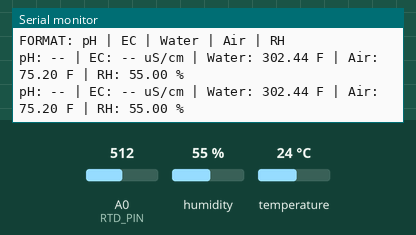
This sketch was run on a simulated Arduino Mega 2560, built with avr-gcc and run on an emulated ATmega2560. Parts: the last lines printed to the serial monitor. Wiring (inferred from the names in the program): HTU21/Si7021 sensor at I2C address 0x40. The inputs (shaded band) are chosen by the test bench; at power-on: humidity 55 %, A0 (RTD_PIN) = 512, temperature 24 °C.

Above: at 3.2 s.
3.3 s: humidity set to 22 %
At 4.6 s:
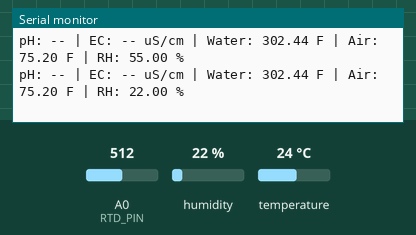
4.8 s: A0 (RTD_PIN) set to 716
At 5.6 s:
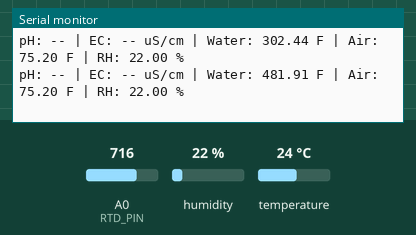
6.3 s: temperature set to 12 °C
At 7.6 s:
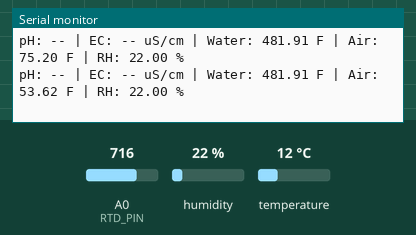
7.8 s: A0 (RTD_PIN) set to 900
At 8.9 s:
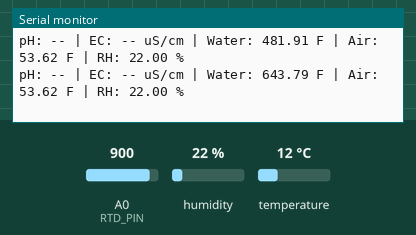
9.3 s: humidity set to 40 %
At 10.5 s:
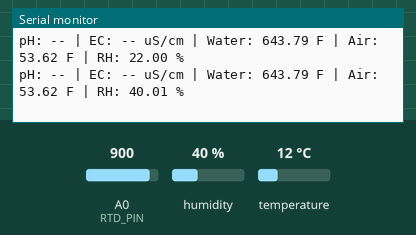
Timing chart, 0 to 11.8 s (numbered marks = the images above; inputs shaded):
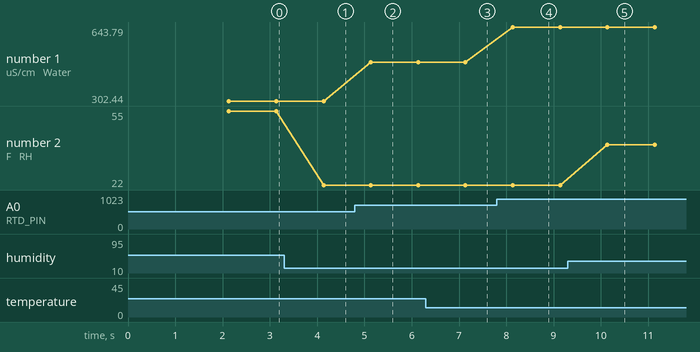

The sketch:

All-Tests.ino
```cpp
#include <Wire.h>

// ================= USER SETTINGS =================
#define PRINT_FAHRENHEIT 1

// Measure your actual 5V rail if possible
const float VREF = 5.00;

// ---- RTD CALIBRATION (YOU MUST SET THESE) ----
// Start with these placeholders.
// After calibration, replace them with computed values.
float RTD_M = 100.0;   // °C per volt  (placeholder)
float RTD_B = -100.0;  // °C offset    (placeholder)

// ================= PINS / ADDRESSES =================
const int RTD_PIN = A0;
#define HTU21D_ADDR 0x40

// ================= LAST VALUES =================
float lastPH = NAN;
float lastEC = NAN;
float lastWaterTempC = NAN;
float lastAirTempC = NAN;
float lastHumidity = NAN;

// ================= SERIAL BUFFERS =================
String bufEC;
String bufPH;

// ================= TIMING =================
unsigned long lastPrintMs = 0;
const unsigned long PRINT_INTERVAL_MS = 1000;

// ================= UTILS =================
static bool isNumericStart(char c) {
  return (c >= '0' && c <= '9') || c == '-' || c == '+' || c == '.';
}

// ================= HTU CRC =================
static uint8_t htu_crc8(const uint8_t *data, int len) {
  uint8_t crc = 0x00;
  for (int i = 0; i < len; i++) {
    crc ^= data[i];
    for (int b = 0; b < 8; b++) {
      crc = (crc & 0x80) ? (uint8_t)((crc << 1) ^ 0x31) : (uint8_t)(crc << 1);
    }
  }
  return crc;
}

// ================= SETUP =================
void setup() {
  Serial.begin(9600);

  // Arduino Mega UARTs
  Serial1.begin(9600);   // EC
  Serial2.begin(9600);   // pH

  Wire.begin();
  delay(1200);

  // Put EZO boards into continuous mode
  Serial1.print("C,0\r"); delay(200);
  Serial2.print("C,0\r"); delay(200);
  Serial1.print("C,1\r"); delay(200);
  Serial2.print("C,1\r"); delay(200);

  Serial.println("LOGGER READY");
  Serial.println("EC=Serial1 | pH=Serial2 | RTD=A0 | HTU21D=I2C");
  Serial.println("FORMAT: pH | EC | Water | Air | RH");
}

// ================= LOOP =================
void loop() {
  pollEzoSerial(Serial1, bufEC, lastEC);
  pollEzoSerial(Serial2, bufPH, lastPH);

  unsigned long now = millis();
  if (now - lastPrintMs >= PRINT_INTERVAL_MS) {
    lastPrintMs = now;

    lastWaterTempC = readRTDTempC();

    float t, h;
    if (readHTU21D(t, h)) {
      lastAirTempC = t;
      lastHumidity = h;
    }

    Serial.print("pH: ");
    printVal(lastPH, 2);

    Serial.print(" | EC: ");
    printVal(lastEC, 0);
    Serial.print(" uS/cm");

    Serial.print(" | Water: ");
    printTemp(lastWaterTempC);

    Serial.print(" | Air: ");
    printTemp(lastAirTempC);

    Serial.print(" | RH: ");
    printVal(lastHumidity, 2);
    Serial.println(" %");
  }
}

// ================= EZO PARSER =================
void pollEzoSerial(HardwareSerial &port, String &buffer, float &lastValue) {
  while (port.available()) {
    char c = (char)port.read();

    if (c == '\r') {
      buffer.trim();
      if (buffer.length() && buffer != "*OK" && isNumericStart(buffer[0])) {
        lastValue = buffer.toFloat();
      }
      buffer = "";
    } else if (c != '\n') {
      buffer += c;
      if (buffer.length() > 40) buffer = "";
    }
  }
}

// ================= RTD =================
float readRTDTempC() {
  int raw = analogRead(RTD_PIN);
  float voltage = raw * (VREF / 1023.0f);

  // CALIBRATED linear conversion
  return RTD_M * voltage + RTD_B;
}

// ================= HTU21D =================
bool readHTU21D(float &tempC, float &rh) {
  float t = readHTU_TempC();
  float h = readHTU_RH();
  if (isnan(t) || isnan(h)) return false;
  tempC = t;
  rh = h;
  return true;
}

float readHTU_TempC() {
  Wire.beginTransmission(HTU21D_ADDR);
  Wire.write(0xF3);
  if (Wire.endTransmission() != 0) return NAN;

  delay(50);
  Wire.requestFrom(HTU21D_ADDR, 3);
  if (Wire.available() < 3) return NAN;

  uint8_t msb = Wire.read();
  uint8_t lsb = Wire.read();
  uint8_t crc = Wire.read();

  uint8_t buf[2] = { msb, lsb };
  if (htu_crc8(buf, 2) != crc) return NAN;

  uint16_t raw = ((uint16_t)msb << 8) | lsb;
  raw &= 0xFFFC;

  return -46.85f + 175.72f * ((float)raw / 65536.0f);
}

float readHTU_RH() {
  Wire.beginTransmission(HTU21D_ADDR);
  Wire.write(0xF5);
  if (Wire.endTransmission() != 0) return NAN;

  delay(50);
  Wire.requestFrom(HTU21D_ADDR, 3);
  if (Wire.available() < 3) return NAN;

  uint8_t msb = Wire.read();
  uint8_t lsb = Wire.read();
  uint8_t crc = Wire.read();

  uint8_t buf[2] = { msb, lsb };
  if (htu_crc8(buf, 2) != crc) return NAN;

  uint16_t raw = ((uint16_t)msb << 8) | lsb;
  raw &= 0xFFFC;

  return -6.0f + 125.0f * ((float)raw / 65536.0f);
}

// ================= PRINT HELPERS =================
void printVal(float v, int d) {
  if (isnan(v)) Serial.print("--");
  else Serial.print(v, d);
}

void printTemp(float tempC) {
  if (isnan(tempC)) {
    Serial.print("--");
    return;
  }
#if PRINT_FAHRENHEIT
  Serial.print(tempC * 9.0f / 5.0f + 32.0f, 2);
  Serial.print(" F");
#else
  Serial.print(tempC, 2);
  Serial.print(" C");
#endif
}
```

Measured:
- after the input at 3.3 s, the serial monitor: prints a new line after 0.84 s (image 1)
- after the input at 4.8 s, the serial monitor: prints a new line after 0.34 s (image 2)
- after the input at 6.3 s, the serial monitor: prints a new line after 0.84 s (image 3)
- after the input at 7.8 s, the serial monitor: prints a new line after 0.34 s (image 4)
- after the input at 9.3 s, the serial monitor: prints a new line after 0.84 s (image 5)
- plotted number 1: 302.44 → 481.91 after the input at 4.8 s, 481.91 → 643.79 after the input at 7.8 s
- plotted number 2: 55 → 22 after the input at 3.3 s, 22 → 40.01 after the input at 9.3 s
